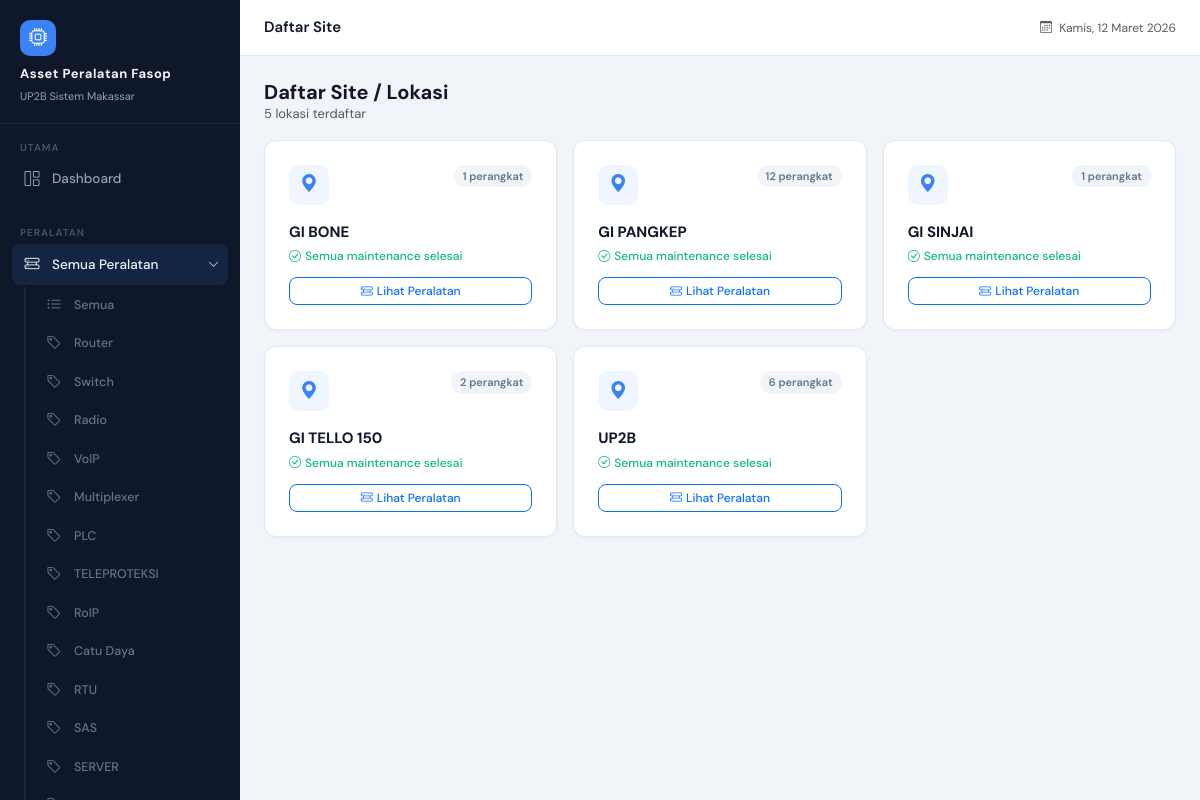
Page /lokasi/ (signed in) on the committed database.
### devices/models.py (models this page shows, shortened)
class DeviceType(models.Model):
    name = models.CharField(max_length=100)

### devices/views.py (the view)
# urls.py: path('lokasi/', views.lokasi_list, name='lokasi_list'),
@login_required
def lokasi_list(request):
    lokasi_data = (
        Device.objects
        .filter(is_deleted=False)
        .exclude(lokasi__isnull=True)
        .exclude(lokasi__exact='')
        .exclude(lokasi__iexact='none')
        .annotate(lokasi_clean=Trim('lokasi'))
        .values('lokasi_clean')
        .annotate(total_device=Count('id'))
        .order_by('lokasi_clean')
    )
    from maintenance.models import Maintenance
    open_by_lokasi = {}
    for m in Maintenance.objects.filter(status='Open').select_related('device'):
        loc = (m.device.lokasi or '').strip()
        open_by_lokasi[loc] = open_by_lokasi.get(loc, 0) + 1
    lokasi_list_final = []
    for row in lokasi_data:
        row = dict(row)
        row['maintenance_open'] = open_by_lokasi.get(row['lokasi_clean'], 0)
        lokasi_list_final.append(row)
    return render(request, 'devices/lokasi_list.html', {'lokasi_data': lokasi_list_final})

### devices/context_processors.py (called while the page is built)
def device_types(request):
    all_types = list(DeviceType.objects.all())
    def sort_key(dt):
        name_lower = dt.name.strip().lower()
        for i, ordered_name in enumerate(DEVICE_TYPE_ORDER):
            if ordered_name.lower() == name_lower:
                return i
        return len(DEVICE_TYPE_ORDER)  # yang tidak ada di list, taruh di bawah
    all_types.sort(key=sort_key)
    return {
        'navbar_device_types': all_types
    }

def lokasi_list(request):
    lokasi = (
        Device.objects
        .filter(is_deleted=False)
        .exclude(lokasi__isnull=True)
        .exclude(lokasi__exact='')
        .exclude(lokasi__iexact='none')
        .annotate(lokasi_clean=Trim('lokasi'))
        .values_list('lokasi_clean', flat=True)
        .distinct()
        .order_by('lokasi_clean')
    )
    return {
        'navbar_lokasi_list': lokasi
    }

### devices/templates/devices/lokasi_list.html (shortened to what this page needs)
{% extends 'base.html' %}
{% block page_title %}Daftar Site{% endblock %}
{% block content %}
<div class="d-flex align-items-center justify-content-between mb-3">
    <div>
        <h2 class="mb-0" style="font-size:20px;font-weight:700;">Daftar Site / Lokasi</h2>
        <p class="text-muted mb-0" style="font-size:13px;">{{ lokasi_data|length }} lokasi terdaftar</p>
    </div>
</div>
<div class="row g-3">
    {% for l in lokasi_data %}
    <div class="col-md-4 col-sm-6">
        <div class="card h-100" style="transition:box-shadow 0.15s;" onmouseover="this.style.boxShadow='0 4px 16px rgba(59,130,246,0.10)'" onmouseout="this.style.boxShadow=''">
            <div class="card-body p-4">
                <div class="d-flex align-items-start justify-content-between mb-3">
                    <div style="width:40px;height:40px;background:#eff6ff;border-radius:10px;display:flex;align-items:center;justify-content:center;flex-shrink:0;">
                        <i class="bi bi-geo-alt-fill" style="color:#3b82f6;font-size:18px;"></i>
                    </div>
                    <span style="font-size:11px;background:#f1f5f9;color:#64748b;padding:3px 9px;border-radius:20px;font-weight:600;">
                        {{ l.total_device }} perangkat
                    </span>
                </div>
                <div style="font-size:15px;font-weight:700;color:#0f172a;margin-bottom:4px;">{{ l.lokasi_clean }}</div>
                {% if l.maintenance_open %}
                <div style="font-size:12px;color:#f59e0b;font-weight:500;margin-bottom:12px;">
                    <i class="bi bi-exclamation-circle me-1"></i>{{ l.maintenance_open }} maintenance open
                </div>
                {% else %}
                <div style="font-size:12px;color:#10b981;font-weight:500;margin-bottom:12px;">
                    <i class="bi bi-check-circle me-1"></i>Semua maintenance selesai
                </div>
                {% endif %}
                <a href="{% url 'device_list' %}?lokasi={{ l.lokasi_clean }}"
                   class="btn btn-sm btn-outline-primary w-100">
                    <i class="bi bi-hdd-rack me-1"></i>Lihat Peralatan
                </a>
            </div>
        </div>
    </div>
    {% endfor %}
</div>
{% endblock %}

### devices/templates/base.html (shortened to what this page needs)
<!DOCTYPE html>
<html lang="id">
<head>
    <link href="https://cdn.jsdelivr.net/npm/bootstrap@5.3.2/dist/css/bootstrap.min.css" rel="stylesheet">
    <link href="https://cdn.jsdelivr.net/npm/bootstrap-icons@1.11.3/font/bootstrap-icons.css" rel="stylesheet">
</head>
<body>
<div id="sidebar">
    <div class="sidebar-brand">
        <div class="brand-icon"><i class="bi bi-cpu"></i></div>
        <h6>Asset Peralatan Fasop</h6>
        <small>UP2B Sistem Makassar</small>
    </div>
    <div class="sidebar-section">
        <div class="sidebar-section-label">Utama</div>
        <a href="{% url 'dashboard' %}" class="sidebar-link {% if request.resolver_match.url_name == 'dashboard' %}active{% endif %}">
            <span class="si-icon"><i class="bi bi-grid-1x2"></i></span>
            Dashboard
        </a>
    </div>
    <div class="sidebar-section">
        <div class="sidebar-section-label">Peralatan</div>
        {% with url_name=request.resolver_match.url_name jenis_param=request.GET.jenis %}
        <button class="sidebar-link sidebar-group-toggle w-100 text-start border-0
            {% if 'device' in url_name or url_name == 'lokasi_list' %}active open{% endif %}"
            data-target="submenu-peralatan" type="button">
            <span class="si-icon"><i class="bi bi-hdd-rack"></i></span>
            Semua Peralatan
            <i class="bi bi-chevron-right sidebar-toggle-btn ms-auto"></i>
        </button>
        <div class="sidebar-submenu {% if 'device' in url_name or url_name == 'lokasi_list' %}open{% endif %}"
             id="submenu-peralatan">
            <a href="{% url 'device_list' %}"
               class="sidebar-link {% if url_name == 'device_list' and not jenis_param %}active{% endif %}">
                <span class="si-icon"><i class="bi bi-list-ul"></i></span>
                Semua
            </a>
            {% for jenis in navbar_device_types %}
            {% with jenis_id_str=jenis.id|stringformat:"s" %}
            <a href="{% url 'device_list' %}?jenis={{ jenis.id }}"
               class="sidebar-link
               {% if url_name == 'device_view' and active_device_jenis_id == jenis.id %}active{% endif %}">
                <span class="si-icon"><i class="bi bi-tag"></i></span>
                {{ jenis.name }}
            </a>
            {% endwith %}
            {% endfor %}
        </div>
        {% endwith %}
    </div>
</div>
<div id="main-content">
    <div id="topbar">
        <span class="topbar-title">{% block page_title %}{% endblock %}</span>
        <div class="topbar-right">
            <span class="text-muted" style="font-size:12px;">
                <i class="bi bi-calendar3 me-1"></i>
                <span id="topbar-date"></span>
            </span>
        </div>
    </div>
    <div class="page-content">
        {% block content %}{% endblock %}
    </div>
</div>
</body>
</html>

### devices/templates/base.html (style rules this page uses)
:root { --sidebar-width: 240px; --sidebar-bg: #0f172a; --sidebar-accent: #1e293b; --sidebar-active: #3b82f6; --sidebar-text: #94a3b8; --sidebar-text-active: #f1f5f9; --topbar-height: 56px; --body-bg: #f1f5f9; --card-bg: #ffffff; --text-primary: #0f172a; --text-secondary: #64748b; --border-color: #e2e8f0; --accent: #3b82f6; --accent-light: #eff6ff; --success: #10b981; --warning: #f59e0b; --danger: #ef4444; }
* { box-sizing: border-box; }
body { font-family: 'DM Sans', sans-serif; background: var(--body-bg); color: var(--text-primary); margin: 0; padding: 0; }
#sidebar { position: fixed; top: 0; left: 0; width: var(--sidebar-width); height: 100vh; background: var(--sidebar-bg); display: flex; flex-direction: column; z-index: 1000; transition: transform 0.3s ease; overflow-y: auto; }
.sidebar-brand { padding: 20px 20px 16px; border-bottom: 1px solid rgba(255,255,255,0.07); }
.sidebar-brand .brand-icon { width: 36px; height: 36px; background: var(--accent); border-radius: 10px; display: flex; align-items: center; justify-content: center; font-size: 18px; color: white; margin-bottom: 10px; }
.sidebar-brand h6 { color: var(--sidebar-text-active); font-weight: 700; font-size: 13px; letter-spacing: 0.5px; margin: 0; line-height: 1.3; }
.sidebar-brand small { color: var(--sidebar-text); font-size: 11px; }
.sidebar-section { padding: 16px 12px 8px; }
.sidebar-section-label { color: #475569; font-size: 10px; font-weight: 600; letter-spacing: 1px; text-transform: uppercase; padding: 0 8px; margin-bottom: 4px; }
.sidebar-link { display: flex; align-items: center; gap: 10px; padding: 9px 10px; border-radius: 8px; color: var(--sidebar-text); text-decoration: none; font-size: 13.5px; font-weight: 500; transition: all 0.15s; margin-bottom: 2px; }
.sidebar-link.active { background: var(--accent); color: white; }
.sidebar-link .si-icon { width: 20px; font-size: 15px; flex-shrink: 0; text-align: center; }
.sidebar-submenu { margin-left: 12px; border-left: 2px solid rgba(255,255,255,0.07); padding-left: 8px; display: none; overflow: hidden; }
.sidebar-submenu.open { display: block; }
.sidebar-submenu .sidebar-link { font-size: 12.5px; padding: 7px 10px; color: #64748b; }
.sidebar-group-toggle { display: flex; align-items: center; gap: 10px; padding: 9px 10px; border-radius: 8px; color: var(--sidebar-text); font-size: 13.5px; font-weight: 500; transition: all 0.15s; margin-bottom: 2px; background: transparent; cursor: pointer; }
.sidebar-group-toggle.active { color: var(--sidebar-text-active); background: rgba(59,130,246,0.12); }
.sidebar-toggle-btn { margin-left: auto; font-size: 11px; transition: transform 0.22s ease; flex-shrink: 0; }
.sidebar-group-toggle.open .sidebar-toggle-btn { transform: rotate(90deg); }
#main-content { margin-left: var(--sidebar-width); min-height: 100vh; display: flex; flex-direction: column; }
#topbar { height: var(--topbar-height); background: white; border-bottom: 1px solid var(--border-color); display: flex; align-items: center; padding: 0 24px; gap: 16px; position: sticky; top: 0; z-index: 500; }
.topbar-title { font-size: 15px; font-weight: 600; color: var(--text-primary); }
.topbar-right { margin-left: auto; display: flex; align-items: center; gap: 12px; }
.page-content { padding: 24px; flex: 1; }
.card { border: 1px solid var(--border-color); border-radius: 12px; box-shadow: 0 1px 3px rgba(0,0,0,0.04); }
.btn { font-size: 13px; font-weight: 500; border-radius: 8px; }
.btn-sm { font-size: 12px; padding: 4px 10px; }

### rows in the picture
DeviceType: name "Router"
DeviceType: name "Switch"
DeviceType: name "Radio"
DeviceType: name "VoIP"
DeviceType: name "Multiplexer"
DeviceType: name "PLC"
DeviceType: name "TELEPROTEKSI"
DeviceType: name "RoIP"
DeviceType: name "Catu Daya"
DeviceType: name "RTU"
DeviceType: name "SAS"
DeviceType: name "SERVER"

### other values in the picture
{{ lokasi_data|length }} "5"
{{ l.total_device }} "1" "12" "1" "2" "6"
{{ l.lokasi_clean }} "GI BONE" "GI PANGKEP" "GI SINJAI" "GI TELLO 150" "UP2B"
